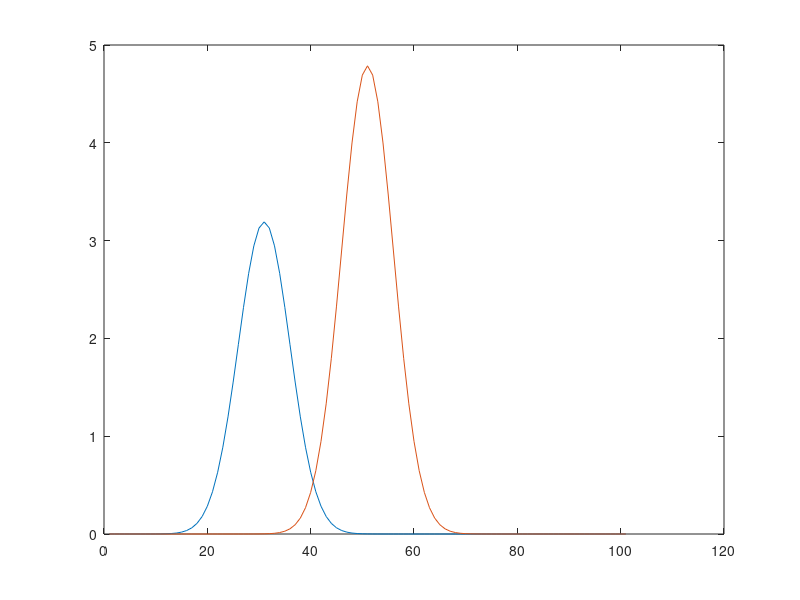

The MATLAB source for this figure: (Note: this script raises an error after producing the figure.)
clear all
clc;
close all;
n=100;
x=[0:n]/n;
f=normpdf(x,0.3,0.05)*0.4;
g=normpdf(x,0.5,0.05)*0.6;

figure(3);
plot(f);
hold on;
plot(g);
H=DPalog(f,g);


